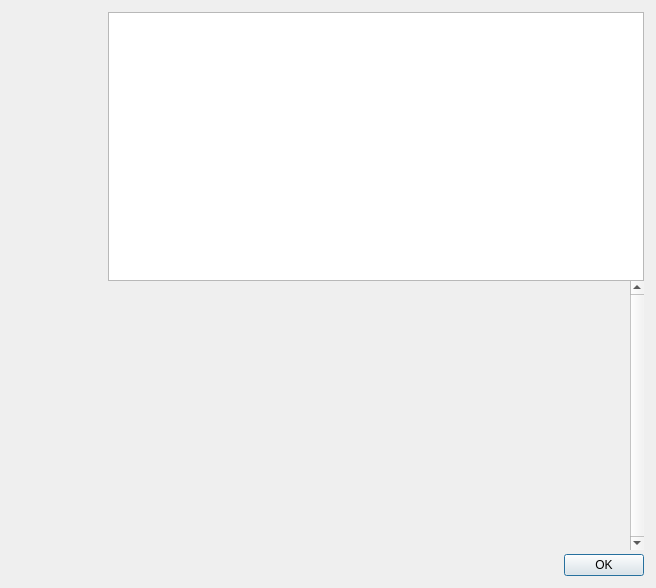
<?xml version="1.0" encoding="UTF-8"?>
<ui version="4.0">
 <class>HelpMessageDialog</class>
 <widget class="QDialog" name="HelpMessageDialog">
  <property name="geometry">
   <rect>
    <x>0</x>
    <y>0</y>
    <width>656</width>
    <height>500</height>
   </rect>
  </property>
  <property name="maximumSize">
   <size>
    <width>16777215</width>
    <height>500</height>
   </size>
  </property>
  <layout class="QHBoxLayout" name="horizontalLayout_2">
   <property name="spacing">
    <number>0</number>
   </property>
   <property name="leftMargin">
    <number>12</number>
   </property>
   <property name="topMargin">
    <number>12</number>
   </property>
   <property name="rightMargin">
    <number>12</number>
   </property>
   <property name="bottomMargin">
    <number>12</number>
   </property>
   <item>
    <layout class="QVBoxLayout" name="verticalLayoutLogo" stretch="0">
     <property name="leftMargin">
      <number>0</number>
     </property>
     <property name="topMargin">
      <number>0</number>
     </property>
     <property name="rightMargin">
      <number>0</number>
     </property>
     <item>
      <widget class="QLabel" name="aboutLogo">
       <property name="sizePolicy">
        <sizepolicy hsizetype="Preferred" vsizetype="Preferred">
         <horstretch>0</horstretch>
         <verstretch>0</verstretch>
        </sizepolicy>
       </property>
       <property name="minimumSize">
        <size>
         <width>96</width>
         <height>564</height>
        </size>
       </property>
       <property name="maximumSize">
        <size>
         <width>96</width>
         <height>564</height>
        </size>
       </property>
       <property name="baseSize">
        <size>
         <width>96</width>
         <height>564</height>
        </size>
       </property>
       <property name="autoFillBackground">
        <bool>false</bool>
       </property>
       <property name="scaledContents">
        <bool>false</bool>
       </property>
       <property name="alignment">
        <set>Qt::AlignLeading|Qt::AlignLeft|Qt::AlignTop</set>
       </property>
      </widget>
     </item>
    </layout>
   </item>
   <item>
    <layout class="QVBoxLayout" name="verticalLayout">
     <item>
      <widget class="QTextEdit" name="helpMessage">
       <property name="readOnly">
        <bool>true</bool>
       </property>
      </widget>
     </item>
     <item>
      <widget class="QScrollArea" name="scrollArea">
       <property name="frameShape">
        <enum>QFrame::NoFrame</enum>
       </property>
       <property name="verticalScrollBarPolicy">
        <enum>Qt::ScrollBarAlwaysOn</enum>
       </property>
       <property name="widgetResizable">
        <bool>true</bool>
       </property>
       <widget class="QWidget" name="scrollAreaWidgetContents">
        <property name="geometry">
         <rect>
          <x>0</x>
          <y>0</y>
          <width>518</width>
          <height>213</height>
         </rect>
        </property>
        <layout class="QVBoxLayout" name="verticalLayout_2">
         <item>
          <widget class="QLabel" name="aboutMessage">
           <property name="enabled">
            <bool>true</bool>
           </property>
           <property name="cursor">
            <cursorShape>IBeamCursor</cursorShape>
           </property>
           <property name="textFormat">
            <enum>Qt::PlainText</enum>
           </property>
           <property name="alignment">
            <set>Qt::AlignLeading|Qt::AlignLeft|Qt::AlignTop</set>
           </property>
           <property name="openExternalLinks">
            <bool>true</bool>
           </property>
           <property name="textInteractionFlags">
            <set>Qt::LinksAccessibleByMouse|Qt::TextSelectableByKeyboard|Qt::TextSelectableByMouse</set>
           </property>
          </widget>
         </item>
        </layout>
       </widget>
      </widget>
     </item>
     <item>
      <spacer name="verticalSpacer">
       <property name="orientation">
        <enum>Qt::Vertical</enum>
       </property>
       <property name="sizeType">
        <enum>QSizePolicy::Fixed</enum>
       </property>
       <property name="sizeHint" stdset="0">
        <size>
         <width>4</width>
         <height>4</height>
        </size>
       </property>
      </spacer>
     </item>
     <item>
      <widget class="QDialogButtonBox" name="okButton">
       <property name="orientation">
        <enum>Qt::Horizontal</enum>
       </property>
       <property name="standardButtons">
        <set>QDialogButtonBox::Ok</set>
       </property>
      </widget>
     </item>
    </layout>
   </item>
  </layout>
 </widget>
 <resources>
  <include location="../soom.qrc"/>
 </resources>
 <connections>
  <connection>
   <sender>okButton</sender>
   <signal>accepted()</signal>
   <receiver>HelpMessageDialog</receiver>
   <slot>accept()</slot>
   <hints>
    <hint type="sourcelabel">
     <x>20</x>
     <y>20</y>
    </hint>
    <hint type="destinationlabel">
     <x>20</x>
     <y>20</y>
    </hint>
   </hints>
  </connection>
  <connection>
   <sender>okButton</sender>
   <signal>rejected()</signal>
   <receiver>HelpMessageDialog</receiver>
   <slot>reject()</slot>
   <hints>
    <hint type="sourcelabel">
     <x>20</x>
     <y>20</y>
    </hint>
    <hint type="destinationlabel">
     <x>20</x>
     <y>20</y>
    </hint>
   </hints>
  </connection>
 </connections>
</ui>
